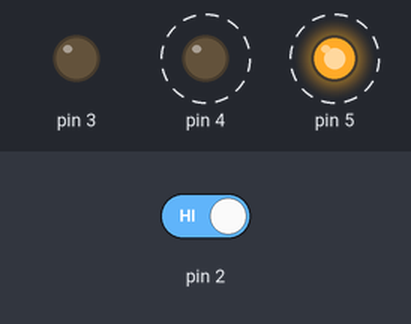
The sketch below on a simulated Arduino Uno, built with avr-gcc and run on an emulated ATmega328P. On the bench: output pins drawn as LEDs (lit = HIGH). Dashed ring = blinking. The inputs (shaded band) are chosen by the test bench; at power-on: pin 2 HIGH.

Above: at 1.25 s.
1.3 s: pin 2 driven LOW
At 1.9 s:
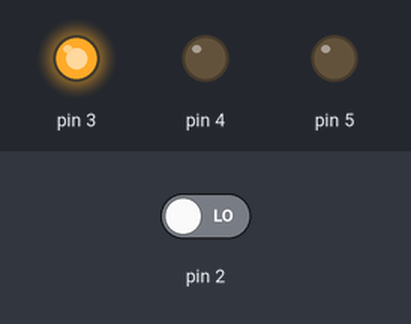
2.9 s: pin 2 driven HIGH
At 3.05 s:
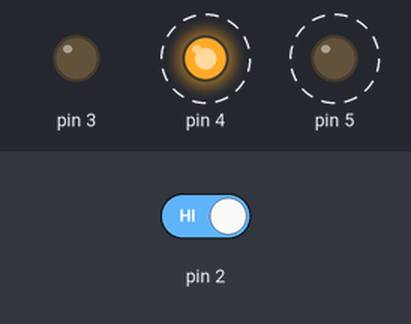
Timing chart, 0 to 11.9 s (numbered marks = the images above; inputs shaded):
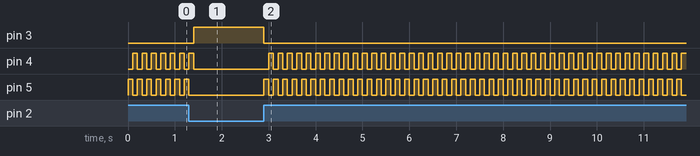

The sketch:

CodiP2.ino
```cpp
int estatPolsador = 0;

void setup() {
  pinMode(3, OUTPUT);
  pinMode(4, OUTPUT);
  pinMode(5, OUTPUT);
  pinMode(2, INPUT);
}

void loop() {
  estatPolsador=digitalRead(2);

  if (estatPolsador==LOW) {
    digitalWrite(3, HIGH);
    digitalWrite(4, LOW);
    digitalWrite(5, LOW);
  }
  else {
    digitalWrite(3, LOW);
    digitalWrite(4, LOW);
    digitalWrite(5, HIGH);

    delay(100);
    digitalWrite(4, HIGH);
    digitalWrite(5, LOW);
    delay(100);
  }
}
```

Measured:
- after the input at 1.3 s, pin 3: LOW → HIGH after 0.10 s; pin 4: goes on until 1.4 s, then stays LOW; pin 5: goes on until 1.3 s, then stays LOW
- after the input at 2.9 s, pin 3: HIGH → LOW at once; pin 4: alternates HIGH for 0.10 s and LOW for 0.10 s, starting after 0.10 s; pin 5: alternates HIGH for 0.10 s and LOW for 0.10 s, starting at once
- by itself, pin 4, pin 5: alternates HIGH for 0.10 s and LOW for 0.10 s
